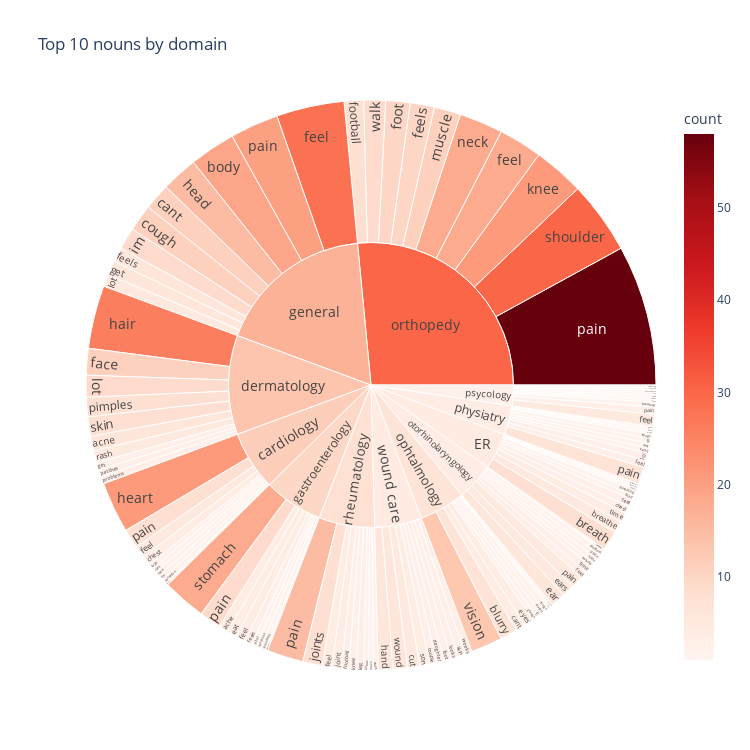

Notebook code cell kept with this figure:
### Code cell
# visalize the most common words per class by a sunburst plot


#import libraries and download the required NLTK resources
import nltk
from nltk.corpus import stopwords
from nltk.tokenize import word_tokenize
from nltk.tag import pos_tag
import pandas as pd
import matplotlib.pyplot as plt
import plotly.express as px

nltk.download('punkt')
nltk.download('averaged_perceptron_tagger')


# preprocess the text by removing stopwords and filtering out nouns
def preprocess_text(text):
    stopwords_set = set(stopwords.words('english'))
    tokens = word_tokenize(text)
    pos_tags = pos_tag(tokens)
    nouns = [word for word, tag in pos_tags if tag.startswith('NN') and word.lower() not in stopwords_set]
    return nouns


# Group the data by the "prompt" column and apply preprocessing_text to "text" column:
grouped_data = df_test.groupby('prompt')['phrease_copy'].apply(lambda x: ' '.join(x)).reset_index()
grouped_data['nouns'] = grouped_data['phrease_copy'].apply(preprocess_text)

# Count frequency of unique nouns for each prompt and select top 10 nouns by frequency
class_noun_counts = grouped_data.explode('nouns').groupby('prompt')['nouns'].value_counts().reset_index(name='count')
top_nouns = class_noun_counts.groupby('prompt').head(10)

# Plot the Sunburst graph
fig = px.sunburst(top_nouns, path=['prompt', 'nouns'], values='count', color='count',
                  color_continuous_scale='reds', title='Top 10 nouns by domain',
                  maxdepth=-1, branchvalues='total',
                  width=750, height=750)

fig.update_traces(textfont=dict(size=14))
fig.show()

### Figure 1 — Plotly figure (JSON) as saved in the notebook; plotly's stock layout.template omitted (floating-point values rounded to 4 significant figures; data arrays with more than 128 entries replaced by an {"elided": "..."} marker saying what was removed)
{"data": [{"branchvalues": "total", "customdata": {"elided": "132x1 float values"}, "domain": {"x": [0, 1], "y": [0, 1]}, "hovertemplate": "labels=%{label}<br>count_sum=%{value}<br>parent=%{parent}<br>id=%{id}<br>count=%{color}<extra></extra>", "ids": {"elided": "132 str values"}, "labels": {"elided": "132 str values"}, "marker": {"coloraxis": "coloraxis", "colors": {"elided": "132 float values"}}, "maxdepth": -1, "name": "", "parents": {"elided": "132 str values"}, "textfont": {"size": 14}, "type": "sunburst", "values": {"elided": "132 int values"}}], "layout": {"coloraxis": {"colorbar": {"title": {"text": "count"}}, "colorscale": [[0, "rgb(255,245,240)"], [0.125, "rgb(254,224,210)"], [0.25, "rgb(252,187,161)"], [0.375, "rgb(252,146,114)"], [0.5, "rgb(251,106,74)"], [0.625, "rgb(239,59,44)"], [0.75, "rgb(203,24,29)"], [0.875, "rgb(165,15,21)"], [1, "rgb(103,0,13)"]]}, "height": 750, "legend": {"tracegroupgap": 0}, "title": {"text": "Top 10 nouns by domain"}, "width": 750}}
